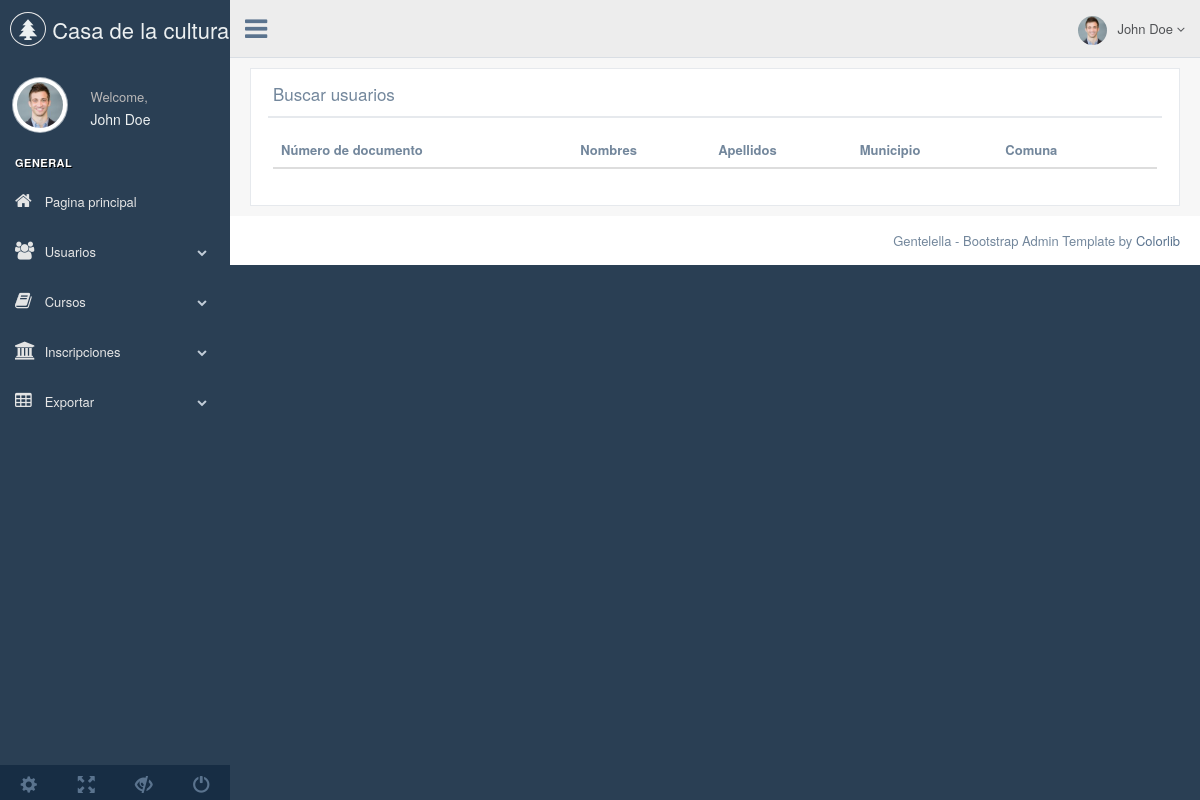
The app's page /index.php/usuarios/buscar, older data.
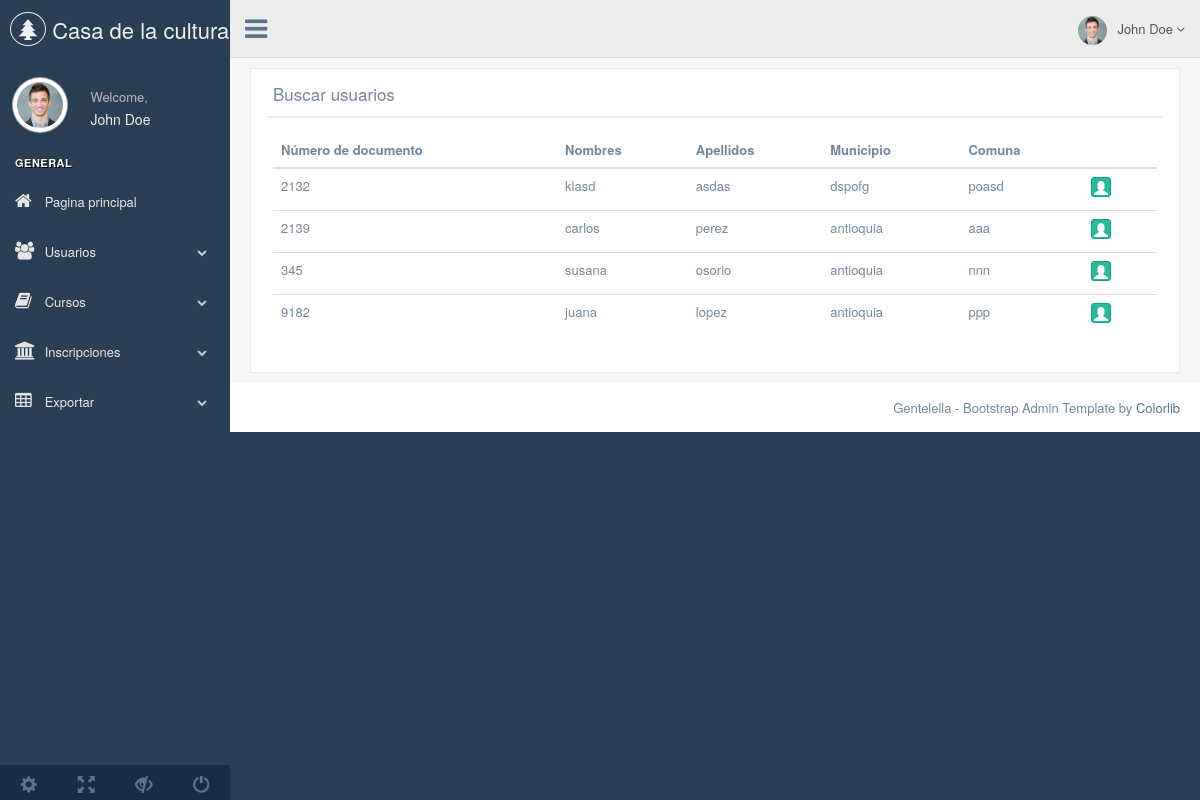
The same page, newer data.
### tables this page shows
CREATE TABLE `usuario` (
  `tipo_documento` varchar(15) NOT NULL,
  `numero_documento` varchar(20) NOT NULL,
  `nombres` varchar(30) NOT NULL,
  `apellidos` varchar(30) NOT NULL,
  `municipio` varchar(10) NOT NULL,
  `fecha_nacimiento` date NOT NULL,
  `comuna` varchar(10) NOT NULL,
  `barrio` varchar(10) NOT NULL,
  `edad` int(3) NOT NULL,
  `genero` varchar(30) NOT NULL,
  `direccion` varchar(20) NOT NULL,
  `telefono` varchar(10) NOT NULL,
  `celular` varchar(15) NOT NULL,
  `correo` varchar(30) DEFAULT NULL,
  `tipo_sanguineo` varchar(5) NOT NULL,
  `eps` varchar(10) DEFAULT NULL,
  `etnia` varchar(30) DEFAULT 'otro',
  `discapacidad` varchar(30) DEFAULT NULL,
  `diversidad_sexual` varchar(30) NOT NULL,
  `intereses` varchar(100) DEFAULT NULL,
  `documento_acudiente` varchar(20) DEFAULT NULL,
  `parentesco_acudiente` varchar(30) DEFAULT NULL
);

### application/controllers/Usuarios.php (called while the page is built, shortened)
<?php
class Usuarios extends CI_Controller {
	public function buscar()
	{
		$this->load->model('Usuario');
		$data = array('datos' => $this->Usuario->obtener_todos());
		$this->load->view('templates/header');
		$this->load->view('templates/menu');
		$this->load->view('usuarios/buscar_usuarios',$data);
		$this->load->view('templates/footer');
	}
}

### index.php (called while the page is built, shortened)
<?php
require_once BASEPATH.'core/CodeIgniter.php';

### application/models/Usuario.php (called while the page is built, shortened)
<?php
class Usuario extends CI_Model {
    public function obtener_todos(){
        $query = $this->db->get("usuario");
        return $query->result();
    }
} ?>

### application/views/usuarios/buscar_usuarios.php (the view, shortened to what this page needs)
<div class="right_col" role="main">
  <div class="">
    <div class="row">
      <div class="col-md-12 col-sm-12 col-xs-12">
        <div class="x_panel">
          <div class="x_title">
            <h2>Buscar usuarios</h2>
            <div class="clearfix"></div>
          </div>
          <div class="x_content">
            <table id="datatable" class="table">
              <thead>
                <tr>
                  <th>Número de documento</th>
                  <th>Nombres</th>
                  <th>Apellidos</th>
                  <th>Municipio</th>
                  <th>Comuna</th>
                  <th></th>
                </tr>
              </thead>
              <tbody>
                <?php foreach ($datos as $dato) { ?>
                  <tr>
                    <td><?php echo $dato->numero_documento; ?></td>
                    <td><?php echo $dato->nombres; ?></td>
                    <td><?php echo $dato->apellidos; ?></td>
                    <td><?php echo $dato->municipio; ?></td>
                    <td><?php echo $dato->barrio; ?></td>
                    <td><a  class="btn btn-success" style="height:20px; width:20px; padding:0px;"name="editar" href="<?php echo base_url();?>index.php/usuarios/buscar_usuario/<?php echo $dato->numero_documento;?>"><span class="glyphicon glyphicon-user"></span> </a></td>
                  </tr>
              <?php } ?>
              </tbody>
            </table>
          </div>
        </div>
      </div>
    </div>
  </div>

Row changes from the older to the newer data that the page shows:
added usuario: numero_documento "2132", nombres "klasd", apellidos "asdas", municipio "dspofg", barrio "poasd"
added usuario: numero_documento "2139", nombres "carlos", apellidos "perez", municipio "antioquia", barrio "aaa"
added usuario: numero_documento "345", nombres "susana", apellidos "osorio", municipio "antioquia", barrio "nnn"
added usuario: numero_documento "9182", nombres "juana", apellidos "lopez", municipio "antioquia", barrio "ppp"
